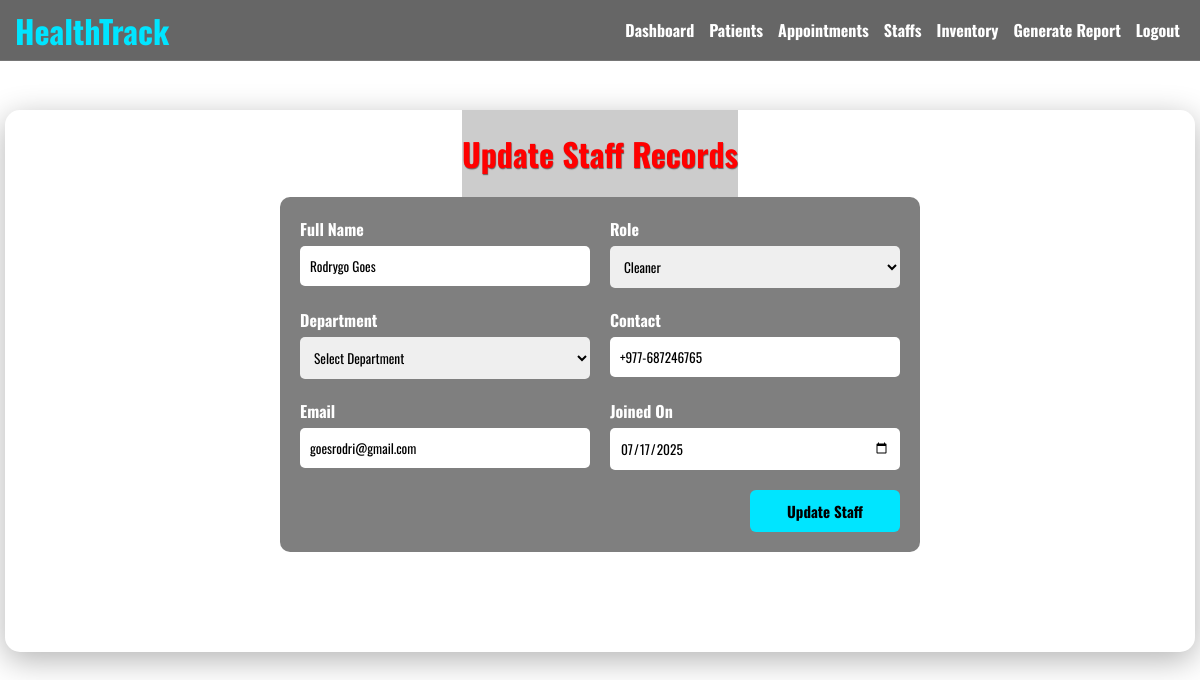
The page /updt_staff.php?staff_id=5 (signed in) on the database its author committed.
### tables this page shows
CREATE TABLE `staffs` (
  `staff_id` int(11) NOT NULL,
  `name` varchar(50) NOT NULL,
  `role` varchar(30) NOT NULL,
  `department` varchar(30) DEFAULT NULL,
  `contact` varchar(40) NOT NULL,
  `email` varchar(50) NOT NULL,
  `joined` date NOT NULL,
  `status` varchar(30) DEFAULT 'Available'
);

### updt_staff.php (the view, shortened to what this page needs)
<?php
include 'dbconnect.php';
$id=$_GET['staff_id'];
$sql="SELECT * FROM staffs WHERE staff_id='$id'";
$result=mysqli_query($conn,$sql);
$row=mysqli_fetch_array($result);
?>
<!DOCTYPE html>
<html lang="en">
<head>
    <link rel="stylesheet" href="style.css">
</head>
<body>
    <?php include 'navbar.php'; ?>
    <div class="main">
        <div class="welcome">
            <div class="heading">
                <h1> Update Staff Records</h1>
            </div>
            <form action="" method="post" id="staff-form">
                <div class="form-row">
                    <div class="form-group">
                        <label for="name">Full Name</label>
                        <input type="text" name="name" id="name" value="<?php echo $row['name'];?>" required>
                    </div>
                    <div class="form-group">
                        <label for="role">Role</label>
                        <select name="role" id="role" required>
                            <option value="Cleaner" <?php if($row['role']=='Cleaner') echo 'selected';?>>Cleaner</option>
                        </select>
                    </div>
                </div>
                <div class="form-row">
                    <div class="form-group">
                        <label for="department">Department</label>
                        <select name="department" id="department">
                            <option value="" <?php if($row['department']=='') echo 'selected'?> disabled>Select Department</option>
                        </select>
                    </div>
                    <div class="form-group">
                        <label for="contact">Contact</label>
                        <input type="tel" name="tel" id="tel" value="<?php echo $row['contact'];?>">
                    </div>
                </div>
                <div class="form-row">
                    <div class="form-group">
                        <label for="email">Email</label>
                        <input type="email" id="email" name="email" value="<?php echo $row['email'];?>">
                    </div>
                    <div class="form-group">
                        <label for="joindate">Joined On</label>
                        <input type="date" id="join" name="join" value="<?php echo $row['joined'];?>">
                    </div>
                </div>
                <div class="btn">
                    <input type="submit" value="Update Staff" name="update">
                </div>
            </form>
        </div>
    </div>
</body>
</html>

### style.css (style rules this page uses)
.main { padding-top: 90px; }

### updt_staff.php (style rules this page uses)
html, body { margin: 0; padding: 0; }
body { background-image: url(https://i.pinimg.com/originals/82/19/9e/82199ef2f8dce12e20693f1d18d1bc7d.jpg); background-size: cover; background-repeat: no-repeat; color: white; background-attachment: fixed; padding-bottom: 20px; font-family: 'Oswald', sans-serif; }
.welcome { background-color: rgba(255, 255, 255, 0.05); margin: 0 5px; border-radius: 15px; box-shadow: 0 8px 32px rgba(0, 0, 0, 0.3); padding-bottom: 60px; margin-top: 20px; }
.heading { text-align:center; }
.welcome h1 { color: red; background-color:rgba(0, 0, 0, 0.2); border radius:10px; font-weight: 700; text-align: center; padding: 20px 0; text-shadow: 0.5px 0.5px 1px rgba(0, 0, 0, 0.5); display:inline-block; margin:0 auto; }
form { background-color: rgba(0, 0, 0, 0.5); padding: 20px; margin: 0 auto 40px; width: 600px; border-radius: 10px; font-family: 'Oswald', sans-serif; font-weight: 700; font-size: 20px; }
.form-row { display: flex; gap: 20px; margin-bottom: 20px; }
.form-group { display: flex; flex-direction: column; flex: 1; }
label { margin-bottom: 5px; font-size: 16px; }
input, select { padding: 10px; border: none; border-radius: 5px; font-family: 'Oswald', sans-serif; }
.btn { text-align: right; margin-top: 15px; }
.btn input[type='submit'] { background-color: #00E5FF; width: 150px; border-radius: 6px; border: none; font-weight: bold; font-size: 15px; cursor: pointer; font-family: 'Oswald', sans-serif; transition: background-color 0.7s ease; }

### rows shown on the page
staffs: name "Rodrygo Goes", role "Cleaner", department "Select Department", tel "+977-687246765", email "goesrodri@gmail.com", join "07/17/2025"
